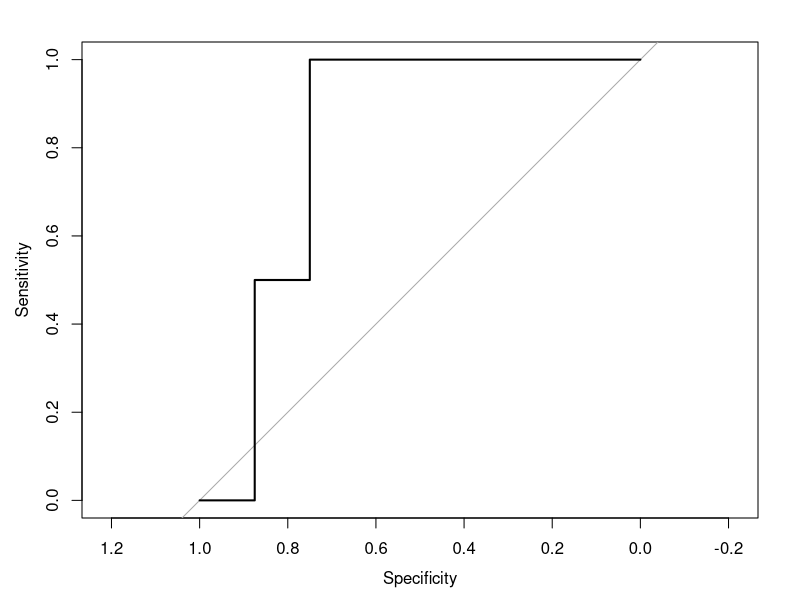

Generate this figure with R:
# random forest model where we first reduce the cardinality of each categorical feature by basketing infrequent values into "catch-all" groups

options(scipen=20, digits=4)

# Load packages
library(data.table)
library(stringr)
library(randomForest)
library(pROC)

#======================================================================================================
# Load Data (Assumes your current working directory is the Rank Sales Leads problem directory)

train <- fread("_Data/train.csv")
test <- fread("_Data/test.csv")

#======================================================================================================
# Really quick and dirty analysis

# View the raw data
train

# Some thoughts & ideas come to mind
# - CompanyName could be useful in theory, but we're not going to deal with the complexities of NLP feature engineering here...
# - Phone number probably isn't useful... but maybe AreaCode is since it should separate the samples by geography => demographics
# - It probably makes sense to order the Contact values: general line < other < manager < owner (this affects the model's construction)
# - Website (like PhoneNumber) is too unique to be useful, but maybe businesses that use .net and .org are less likely to buy our software

# Now let's see what our overall hit ratio is
train[, list(Samples=.N, Sales=sum(Sale), HitRatio = sum(Sale)/.N)]  # .35

#======================================================================================================
# Feature engineering and transforming the training dataset

# Some things to keep in mind
# - We have to deal with missing values (NAs). We could impute something into their place, but this is likely to degrade
#   the model's performace. NAs here have special meaning. E.g. FacebookLikes = NA means the company does not have a facebook.
#   This has very different implications than, "The company has a facebook, but we didn't bother to track how many Likes it has"
# - randomForest only accepts numeric and factor values and it can't handle NAs. So we need to convert categorical features to factors
#   and change NAs to some specific value, e.g. "NA_Val", or -1 for numeric features. Also need to convert Sale from logical to factor
# - randomForest can only handle factors with up to 53 unique levels. We won't run into this issue since out dataset is small, but for
#   illustration we'll create a "catch all" group for TypeOfBusiness to use for uncommon business types
# - The test set could have a TypeOfBusiness not seen in the training set. Need to prepare for that!

#--------------------------------------------------
# TypeOfBusiness

# Generate a map to map the values in TypeOfBusiness to a new field, TOBCategory
tobMap <- train[, list(Samples=.N), by=TypeOfBusiness]
tobMap[, TOBCategory := ifelse(Samples < 2, "Other_Val", TypeOfBusiness)]  # Map all uncommon categories to "Other_Val"
tobMap[is.na(TypeOfBusiness), TOBCategory := "NA_Val"]  # Map NA categories to "NA_Val"
tobMap[, TOBCategory := factor(TOBCategory)]  # convert to factor

# train
train[tobMap, TOBCategory := TOBCategory, on="TypeOfBusiness"]

# test
test[tobMap, TOBCategory := TOBCategory, on="TypeOfBusiness"]
test[is.na(TOBCategory), TOBCategory := "Other_Val"]  # NAs will be generated for brand new categories. Send these to "Other_val"

#--------------------------------------------------
# Contact

# In this case, we know all the possible contact types
contacts <- c("general line", "other", "manager", "owner")  # Note the order of the elements
train[, Contact := factor(Contact, ordered=TRUE)]  # IMPORTANT! Note the 'ordered=TRUE' bit
test[, Contact := factor(Contact, ordered=TRUE)]

#--------------------------------------------------
# AreaCode

train[, AreaCode := substr(PhoneNumber, 1, 3)]  # train
test[, AreaCode := substr(PhoneNumber, 1, 3)]  # test

# We need to convert AreaCode to type factor
areacodes <- unique(c(train$AreaCode, test$AreaCode))  # Get all the unique area codes
train[, AreaCode := factor(AreaCode, levels=areacodes)]  # train
test[, AreaCode := factor(AreaCode, levels=areacodes)]  # test

#--------------------------------------------------
# Website Extension  (note: str_detect comes from the stringr package. Thanks Hadley)

extensions <- c("com", "net", "org", "other", "none")

# train
train[is.na(Website), WebsiteExtension := "none"]
train[str_detect(Website, ".com"), WebsiteExtension := "com"]
train[str_detect(Website, ".net"), WebsiteExtension := "net"]
train[str_detect(Website, ".org"), WebsiteExtension := "org"]
train[is.na(WebsiteExtension), WebsiteExtension := "other"]
train[, WebsiteExtension := factor(WebsiteExtension, levels=extensions)]

# test
test[is.na(Website), WebsiteExtension := "none"]
test[str_detect(Website, ".com"), WebsiteExtension := "com"]
test[str_detect(Website, ".net"), WebsiteExtension := "net"]
test[str_detect(Website, ".org"), WebsiteExtension := "org"]
test[is.na(WebsiteExtension), WebsiteExtension := "other"]
test[, WebsiteExtension := factor(WebsiteExtension, levels=extensions)]

#--------------------------------------------------
# FacebookLikes

# Note -1L is type integer vs -1 which is type double
train[is.na(FacebookLikes), FacebookLikes := -1L]  # train
test[is.na(FacebookLikes), FacebookLikes := -1L]  # test

#--------------------------------------------------
# TwitterFollowers

train[is.na(TwitterFollowers), TwitterFollowers := -1L]  # train
test[is.na(TwitterFollowers), TwitterFollowers := -1L]  # test

#--------------------------------------------------
# Sale (the target variable)

# Create a separate feature called Target. Then we can still do stuff like train[, list(Sales=sum(Sales))]
train[, Target := factor(Sale, levels=c("FALSE", "TRUE"))]

#======================================================================================================
# Random Forest Model

features <- c("TOBCategory", "Contact", "AreaCode", "WebsiteExtension", "FacebookLikes", "TwitterFollowers")
rf <- randomForest(x=train[, features, with=FALSE], y=train$Target, ntree=200, mtry=2, nodesize=2)

#--------------------------------------------------
# Check the feature importances

importance(rf)

#======================================================================================================
# Make some predictions on the test set & evaluate the results

# Make Predictions
test[, ProbSale := predict(rf, newdata=test[, features, with=FALSE], type="prob")[, 2]]

#--------------------------------------------------
# Rank the predictions from most likely to least likely

setorder(test, -ProbSale)
test[, ProbSaleRk := .I]

#--------------------------------------------------
# Take a look

test[, list(ProbSaleRk, CompanyName, ProbSale, Sale)]  # Looks perty good!

#--------------------------------------------------
# Let's evaluate the results using area under the ROC curve using the pROC package

rocCurve <- roc(response=test$Sale, predictor=test$ProbSale, direction="<")
rocCurve$auc  # .812
plot(rocCurve)

